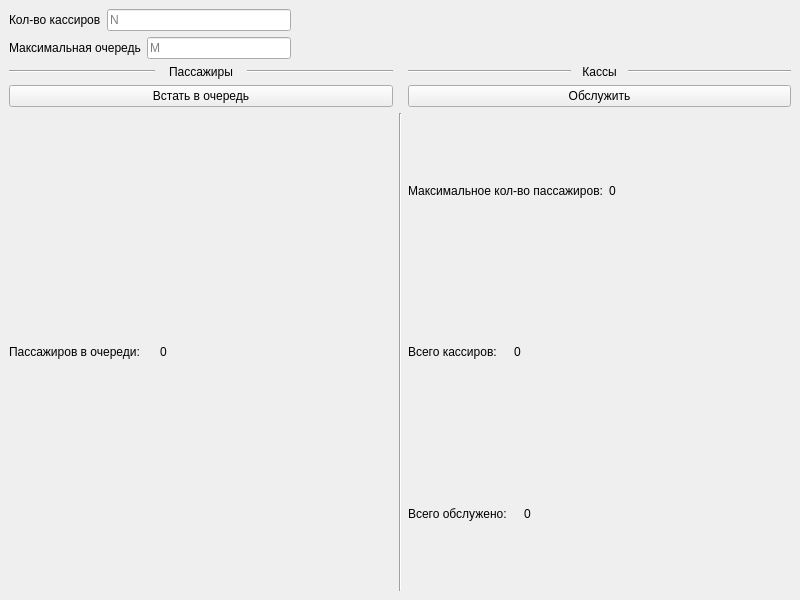
<?xml version="1.0" encoding="UTF-8"?>
<ui version="4.0">
 <class>MainWindow</class>
 <widget class="QMainWindow" name="MainWindow">
  <property name="geometry">
   <rect>
    <x>0</x>
    <y>0</y>
    <width>800</width>
    <height>600</height>
   </rect>
  </property>
  <property name="windowTitle">
   <string>MainWindow</string>
  </property>
  <widget class="QWidget" name="centralwidget">
   <layout class="QVBoxLayout" name="verticalLayout" stretch="0,0,1">
    <item>
     <layout class="QHBoxLayout" name="horizontalLayout">
      <item>
       <widget class="QLabel" name="label">
        <property name="text">
         <string>Кол-во кассиров</string>
        </property>
       </widget>
      </item>
      <item>
       <widget class="QLineEdit" name="LE_N">
        <property name="placeholderText">
         <string>N</string>
        </property>
       </widget>
      </item>
      <item>
       <spacer name="horizontalSpacer">
        <property name="orientation">
         <enum>Qt::Horizontal</enum>
        </property>
        <property name="sizeType">
         <enum>QSizePolicy::Fixed</enum>
        </property>
        <property name="sizeHint" stdset="0">
         <size>
          <width>500</width>
          <height>20</height>
         </size>
        </property>
       </spacer>
      </item>
     </layout>
    </item>
    <item>
     <layout class="QHBoxLayout" name="horizontalLayout_2">
      <item>
       <widget class="QLabel" name="label_2">
        <property name="text">
         <string>Максимальная очередь</string>
        </property>
       </widget>
      </item>
      <item>
       <widget class="QLineEdit" name="LE_M">
        <property name="placeholderText">
         <string>M</string>
        </property>
       </widget>
      </item>
      <item>
       <spacer name="horizontalSpacer_2">
        <property name="orientation">
         <enum>Qt::Horizontal</enum>
        </property>
        <property name="sizeType">
         <enum>QSizePolicy::Fixed</enum>
        </property>
        <property name="sizeHint" stdset="0">
         <size>
          <width>500</width>
          <height>20</height>
         </size>
        </property>
       </spacer>
      </item>
     </layout>
    </item>
    <item>
     <layout class="QGridLayout" name="gridLayout" rowstretch="0,0,1">
      <item row="0" column="2">
       <layout class="QHBoxLayout" name="horizontalLayout_4">
        <item>
         <widget class="Line" name="line_3">
          <property name="orientation">
           <enum>Qt::Horizontal</enum>
          </property>
         </widget>
        </item>
        <item>
         <widget class="QLabel" name="label_4">
          <property name="maximumSize">
           <size>
            <width>45</width>
            <height>16777215</height>
           </size>
          </property>
          <property name="text">
           <string>Кассы</string>
          </property>
          <property name="alignment">
           <set>Qt::AlignCenter</set>
          </property>
         </widget>
        </item>
        <item>
         <widget class="Line" name="line_4">
          <property name="orientation">
           <enum>Qt::Horizontal</enum>
          </property>
         </widget>
        </item>
       </layout>
      </item>
      <item row="1" column="2">
       <widget class="QPushButton" name="PB_order">
        <property name="text">
         <string>Обслужить</string>
        </property>
       </widget>
      </item>
      <item row="0" column="0">
       <layout class="QHBoxLayout" name="horizontalLayout_3">
        <item>
         <widget class="Line" name="line_2">
          <property name="orientation">
           <enum>Qt::Horizontal</enum>
          </property>
         </widget>
        </item>
        <item>
         <widget class="QLabel" name="label_3">
          <property name="maximumSize">
           <size>
            <width>80</width>
            <height>16777215</height>
           </size>
          </property>
          <property name="text">
           <string>Пассажиры</string>
          </property>
          <property name="alignment">
           <set>Qt::AlignCenter</set>
          </property>
         </widget>
        </item>
        <item>
         <widget class="Line" name="line">
          <property name="orientation">
           <enum>Qt::Horizontal</enum>
          </property>
         </widget>
        </item>
       </layout>
      </item>
      <item row="2" column="0">
       <layout class="QVBoxLayout" name="verticalLayout_2">
        <item>
         <layout class="QHBoxLayout" name="horizontalLayout_5">
          <item>
           <widget class="QLabel" name="label_5">
            <property name="maximumSize">
             <size>
              <width>145</width>
              <height>16777215</height>
             </size>
            </property>
            <property name="text">
             <string>Пассажиров в очереди:</string>
            </property>
           </widget>
          </item>
          <item>
           <widget class="QLabel" name="L_queue">
            <property name="text">
             <string>0</string>
            </property>
           </widget>
          </item>
         </layout>
        </item>
       </layout>
      </item>
      <item row="1" column="0">
       <widget class="QPushButton" name="PB_queue">
        <property name="text">
         <string>Встать в очередь</string>
        </property>
       </widget>
      </item>
      <item row="2" column="2">
       <layout class="QVBoxLayout" name="verticalLayout_3">
        <item>
         <layout class="QHBoxLayout" name="horizontalLayout_6">
          <item>
           <widget class="QLabel" name="label_8">
            <property name="text">
             <string>Максимальное кол-во пассажиров:</string>
            </property>
           </widget>
          </item>
          <item>
           <widget class="QLabel" name="L_maxQueue">
            <property name="text">
             <string>0</string>
            </property>
           </widget>
          </item>
         </layout>
        </item>
        <item>
         <layout class="QHBoxLayout" name="horizontalLayout_7">
          <item>
           <widget class="QLabel" name="label_6">
            <property name="maximumSize">
             <size>
              <width>100</width>
              <height>16777215</height>
             </size>
            </property>
            <property name="text">
             <string>Всего кассиров:</string>
            </property>
           </widget>
          </item>
          <item>
           <widget class="QLabel" name="L_totalCashier">
            <property name="text">
             <string>0</string>
            </property>
           </widget>
          </item>
         </layout>
        </item>
        <item>
         <layout class="QHBoxLayout" name="horizontalLayout_8">
          <item>
           <widget class="QLabel" name="label_7">
            <property name="maximumSize">
             <size>
              <width>110</width>
              <height>16777215</height>
             </size>
            </property>
            <property name="text">
             <string>Всего обслужено:</string>
            </property>
           </widget>
          </item>
          <item>
           <widget class="QLabel" name="L_totalOrder">
            <property name="text">
             <string>0</string>
            </property>
           </widget>
          </item>
         </layout>
        </item>
       </layout>
      </item>
      <item row="2" column="1">
       <widget class="Line" name="line_5">
        <property name="orientation">
         <enum>Qt::Vertical</enum>
        </property>
       </widget>
      </item>
     </layout>
    </item>
   </layout>
  </widget>
 </widget>
 <resources/>
 <connections/>
</ui>
